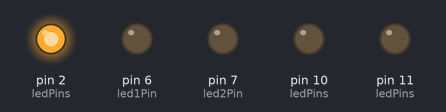
Recording of a sketch running on a simulated Arduino Uno, built with avr-gcc and run on an emulated ATmega328P. On the bench: output pins drawn as LEDs (lit = HIGH).

Above: at 0.1 s.
At 1.3 s:
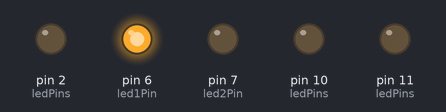
At 2.5 s:
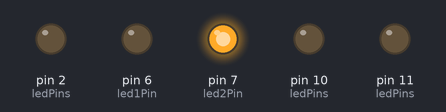
At 3.7 s:
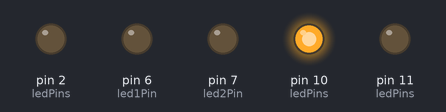
At 4.9 s:
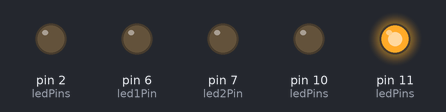
At 5.9 s:
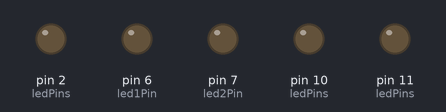
Timing chart, 0 to 7.4 s (numbered marks = the images above):
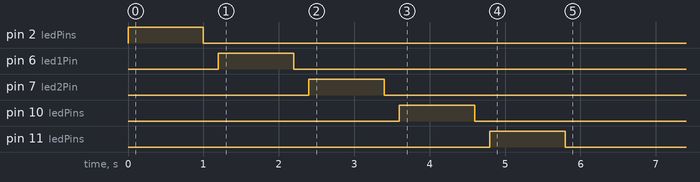

The sketch:

Led_tester.ino
```cpp
// === PIN SETUP ===
const int onstatusLed = 2;
const int button1Pin = 3;
const int button2Pin = 4;
const int continuityPin = 5;
const int led1Pin = 6;
const int led2Pin = 7;
const int buzzerPin = 8;
const int servoPin = 9;
const int raspiLed = 10;
const int raspistatus = 11;

// Liste des LEDs à tester
const int ledPins[] = {
  onstatusLed,
  led1Pin,
  led2Pin,
  raspiLed,
  raspistatus
};

const int ledCount = sizeof(ledPins) / sizeof(ledPins[0]);

void setup() {
  // Initialisation des LEDs en sortie
  for (int i = 0; i < ledCount; i++) {
    pinMode(ledPins[i], OUTPUT);
    digitalWrite(ledPins[i], LOW); // éteindre par défaut
  }

  // Test : allumer chaque LED une par une
  for (int i = 0; i < ledCount; i++) {
    digitalWrite(ledPins[i], HIGH);
    delay(1000); // attendre 1 seconde
    digitalWrite(ledPins[i], LOW);
    delay(200);  // petite pause avant la suivante
  }
}

void loop() {
  // Rien dans la loop pour ce test
}
```
